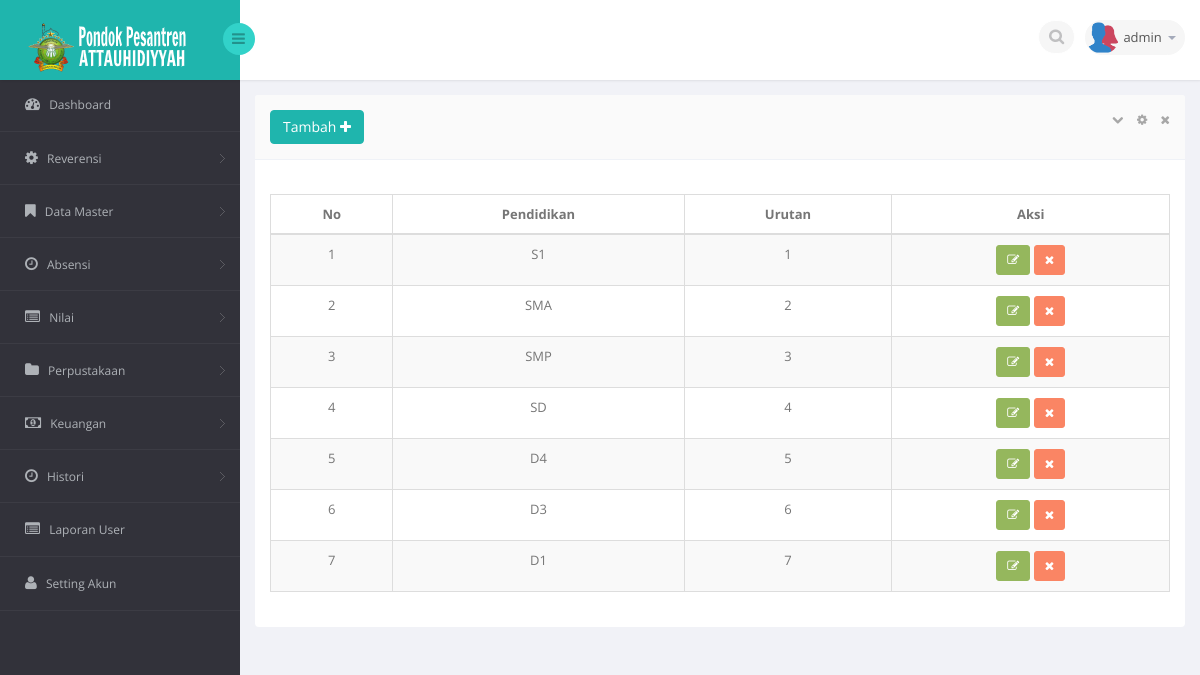
The page /med.php?mod=pendidikan (signed in) on the database its author committed.
### tables this page shows
CREATE TABLE IF NOT EXISTS `user` (
`id` int(11) NOT NULL,
  `id_user` varchar(50) NOT NULL,
  `id_sekolah` int(11) NOT NULL,
  `nama` varchar(45) NOT NULL,
  `username` varchar(20) NOT NULL,
  `password` varchar(50) NOT NULL,
  `level` varchar(20) NOT NULL,
  `last_login` datetime NOT NULL,
  `akses_master` text NOT NULL
);

CREATE TABLE IF NOT EXISTS `tingkatpendidikan` (
`id` int(10) unsigned NOT NULL,
  `pendidikan` varchar(20) NOT NULL,
  `urutan` tinyint(2) unsigned DEFAULT NULL
);

### session.php (called while the page is built, shortened)
<?php
	include"lib/conn.php";
	$level_check = $_SESSION['level'];
	$user_check = $_SESSION['login_user'];
	if ($level_check=='siswa') {
			$ses_sql=mysqli_query($conn,"select panggilan from siswa where nis = '$user_check'");
		$row = mysqli_fetch_assoc($ses_sql);
		$login_session = $row['panggilan'];
		if(!isset($login_session)){
			mysqli_close($conn);
			header('location: login.php');
		}
	}else{
		$ses_sql=mysqli_query($conn,"select *from user where username = '$user_check'");
		$row = mysqli_fetch_assoc($ses_sql);
		$login_session = $row['username'];
	}
?>

### mod/data_pelengkap/pendidikan.php (the view, shortened to what this page needs)
<?php
	if(isset($_SESSION['pendidikan']) AND $_SESSION['pendidikan'] <> 'TRUE')
	{
		?>
		  <div class="alert alert-danger alert-dismissible" id="succsess-alert">
	        <button type="button" class="close" data-dismiss="alert" aria-hidden="true">&times;</button>
	        <h4><i class="icon fa fa-ban"></i> Alert!</h4>
	        Dilarang mengakses file ini.
	      </div>
		<?php
	}
	else{
	$linkaksi = 'med.php?mod=pendidikan';
	if(isset($_GET['act']))
	{
		$act = $_GET['act'];
		$linkaksi .= '&act='.$act;
	}
	else
	{
		$act = '';
	}
	$aksi = 'mod/data_pelengkap/act_pendidikan.php';
	?>
	<?php
	switch ($act) {
			?>
			<?php
		default :
			?>
		        <div class="row">
		            <div class="clearfix">
		            <div class="col-sm-12">
		                <section class="panel">
		                    <header class="panel-heading">
		                        <?php if($_SESSION['level']=='admin'){?>
		                        	<a href="med.php?mod=pendidikan&act=form">
									<button class="btn btn-primary">
										Tambah <i class="fa fa-plus"></i>
									</button>
									</a>
								<?php }?>
		                        <span class="tools pull-right">
		                            <a href="javascript:;" class="fa fa-chevron-down"></a>
		                            <a href="javascript:;" class="fa fa-cog"></a>
		                            <a href="javascript:;" class="fa fa-times"></a>
		                         </span>
		                    </header>
		                    <div class="panel-body">
		                        <div class="adv-table editable-table table-responsive">
		                            <div class="clearfix">
		                            </div>
		                            <table class="table table-striped table-hover table-bordered" id="example">
		                                <thead>
		                                <tr>
											<th class="text-center">No</th>
		                                    <th class="text-center">Pendidikan</th>
											<th class="text-center">Urutan</th>
											<?php if($_SESSION['level']=='admin' ){?>
		                                    <th class="text-center">Aksi</th>
											<?php }?>
										</tr>
		                                </thead>
		                                <tbody>
		                                <?php
											$query = "SELECT * FROM tingkatpendidikan order by urutan asc";
											$sql_kul = mysqli_query($conn,$query);
											$i=1;
											while ($m = mysqli_fetch_assoc($sql_kul)) {
										?>
		                                <tr class="">
		                                    <td align="center"><?php echo $i ?></td>
		                                    <td align="center"><?php echo $m['pendidikan']?></td>
		                                    <td align="center"><?php echo $m['urutan']?></td>
											<td align="center">
		                                    <?php if($_SESSION['level']=='admin' ){?>
		                                        <a href="med.php?mod=pendidikan&act=form&id=<?php echo $m['id'] ?>" ><button class="btn btn-success btn-sm"><i class="fa fa-edit"></i></button> </a>
												<a href="<?php echo $aksi ?>?mod=pendidikan&act=hapus&id=<?php echo $m['id'] ?>" onclick="return myFunction();"><button class="btn btn-danger btn-sm"><i class="fa fa-times"></i></button> </a>
											</td>
											 <?php }?>
		                                </tr>
		                                <?php
		 									 $i++;
		 								 }
		 								?>
		                                </tbody>
		                            </table>
		                        </div>
		                    </div>
		                </section>
		            </div>
		        </div>
			<?php
		break;
	}
	}
?>

### med.php (shortened to what this page needs)
<?php
    include"session.php";
?>
<!DOCTYPE html>
<html lang="en">
<head>
    <link href="bs3/css/bootstrap.min.css" rel="stylesheet">
    <link href="css/bootstrap-reset.css" rel="stylesheet">
    <link href="font-awesome/css/font-awesome.css" rel="stylesheet" />
    <link rel="stylesheet" href="css/bootstrap-switch.css" />
    <link rel="stylesheet" type="text/css" href="js/bootstrap-fileupload/bootstrap-fileupload.css" />
    <link rel="stylesheet" type="text/css" href="js/bootstrap-wysihtml5/bootstrap-wysihtml5.css" />
    <link rel="stylesheet" type="text/css" href="js/bootstrap-datepicker/css/datepicker.css" />
    <link rel="stylesheet" type="text/css" href="js/bootstrap-colorpicker/css/colorpicker.css" />
    <link rel="stylesheet" type="text/css" href="js/bootstrap-daterangepicker/daterangepicker-bs3.css" />
    <link rel="stylesheet" type="text/css" href="js/bootstrap-datetimepicker/css/datetimepicker.css" />
    <link rel="stylesheet" type="text/css" href="js/jquery-multi-select/css/multi-select.css" />
    <link rel="stylesheet" type="text/css" href="js/jquery-tags-input/jquery.tagsinput.css" />
    <link rel="stylesheet" type="text/css" href="js/select2/select2.css" />
    <link href="js/jvector-map/jquery-jvectormap-1.2.2.css" rel="stylesheet">
    <link href="css/clndr.css" rel="stylesheet">
    <link href="js/css3clock/css/style.css" rel="stylesheet">
    <link rel="stylesheet" href="js/morris-chart/morris.css">
    <link href="js/advanced-datatable/css/demo_page.css" rel="stylesheet" />
    <link href="js/advanced-datatable/css/demo_table.css" rel="stylesheet" />
    <link rel="stylesheet" href="css/datatables/fixedHeader.bootstrap.min.css">
    <link rel="stylesheet" href="css/datatables/responsive.bootstrap.min.css">
    <link rel="stylesheet" href="css/datatables/buttons.dataTables.min.css">
    <link rel="stylesheet" href="css/jquery.steps.css?1">
    <link href="css/style.css" rel="stylesheet">
    <link href="css/style-responsive.css" rel="stylesheet" />
</head>
<body>
<section id="container" >
<header class="header fixed-top clearfix">
<div class="brand">
    <a href="med.php?mod=home" class="logo">
        <img class="img-responsive" src="images/logo.png" alt="">
    </a>
    <div class="sidebar-toggle-box">
        <div class="fa fa-bars"></div>
    </div>
</div>
<div class="top-nav clearfix">
    <ul class="nav pull-right top-menu">
        <li>
            <input type="text" class="form-control search" placeholder=" Search">
        </li>
        <li class="dropdown">
            <a data-toggle="dropdown" class="dropdown-toggle" href="#">
                <img alt="" src="images/users.png">
                <span class="username"><?php echo $login_session ?></span>
                <b class="caret"></b>
            </a>
        </li>
    </ul>
</div>
</header>
<aside class="position-fixed">
    <div id="sidebar" class="nav-collapse">
                    <div class="leftside-navigation">
            <ul class="sidebar-menu" id="nav-accordion">
                <li>
                    <a href="index.php">
                        <i class="fa fa-dashboard"></i>
                        <span>Dashboard</span>
                    </a>
                </li>
                <?php
                if ($_SESSION['level']=='perpustakaan') {
                ?>
                <li class="sub-menu">
                    <a href="javascript:;">
                        <i class="fa fa-folder"></i>
                        <span>Perpustakaan</span>
                    </a>
                    <ul class="sub">
                        <li><a href="med.php?mod=kategori_buku">Kategori Buku</a></li>
                        <li><a href="med.php?mod=sumber_buku">Sumber Buku</a></li>
                        <li><a href="med.php?mod=rak_buku">Rak Buku</a></li>
                        <li><a href="med.php?mod=buku">Buku</a></li>
                        <li><a href="med.php?mod=peminjaman">Data Peminjaman</a></li>
                        <li><a href="med.php?mod=pengembalian">Data Pengembalian</a></li>
                        <li><a href="med.php?mod=kas">Kas</a></li>
                    </ul>
                </li>
                <?php
                }elseif($_SESSION['level']=='admin' OR $_SESSION['level']=='superadmin'){
                ?>
                <li class="sub-menu">
                    <a href="javascript:;">
                        <i class="fa fa-cog"></i>
                        <span>Reverensi</span>
                    </a>
                </li>
                <li class="sub-menu">
                    <a href="javascript:;">
                        <i class="fa fa-bookmark"></i>
                        <span>Data Master</span>
                    </a>
                </li>
                <li class="sub-menu">
                    <a href="javascript:;">
                        <i class="fa fa-clock-o"></i>
                        <span>Absensi</span>
                    </a>
                </li>
                <li class="sub-menu">
                    <a href="javascript:;">
                        <i class="fa fa-list-alt"></i>
                        <span>Nilai</span>
                    </a>
                </li>
                <li class="sub-menu">
                    <a href="javascript:;">
                        <i class="fa fa-folder"></i>
                        <span>Perpustakaan</span>
                    </a>
                </li>
                <li class="sub-menu">
                    <a href="javascript:;">
                        <i class="fa fa-money"></i>
                        <span>Keuangan</span>
                    </a>
                </li>
                <li class="sub-menu">
                    <a href="javascript:;">
                        <i class="fa fa-clock-o"></i>
                        <span>Histori</span>
                    </a>
                </li>
                <li>
                    <a href="med.php?mod=laporan_user">
                        <i class="fa fa-list-alt"></i>
                        <span>Laporan User</span>
                    </a>
                </li>
                <li>
                    <a href="med.php?mod=userakun&act=admin">
                    <i class="fa fa-user"></i>
                        <span>Setting Akun</span>
                    </a>
                </li>
                <?php
                }
                ?>
            </ul>
        </div>
    </div>
</aside>
<section id="main-content">
    <section class="wrapper">
         <?php include"content.php"; ?>
    </section>
</section>
</section>
</body>
</html>

### rows shown on the page
user: username "admin"
tingkatpendidikan: pendidikan "S1", urutan "1"
tingkatpendidikan: pendidikan "SMA", urutan "2"
tingkatpendidikan: pendidikan "SMP", urutan "3"
tingkatpendidikan: pendidikan "SD", urutan "4"
tingkatpendidikan: pendidikan "D4", urutan "5"
tingkatpendidikan: pendidikan "D3", urutan "6"
tingkatpendidikan: pendidikan "D1", urutan "7"
